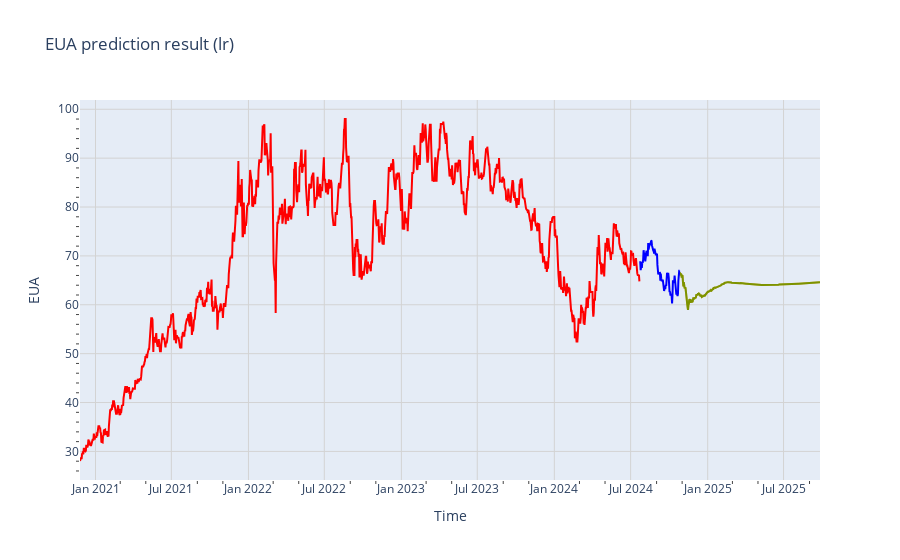
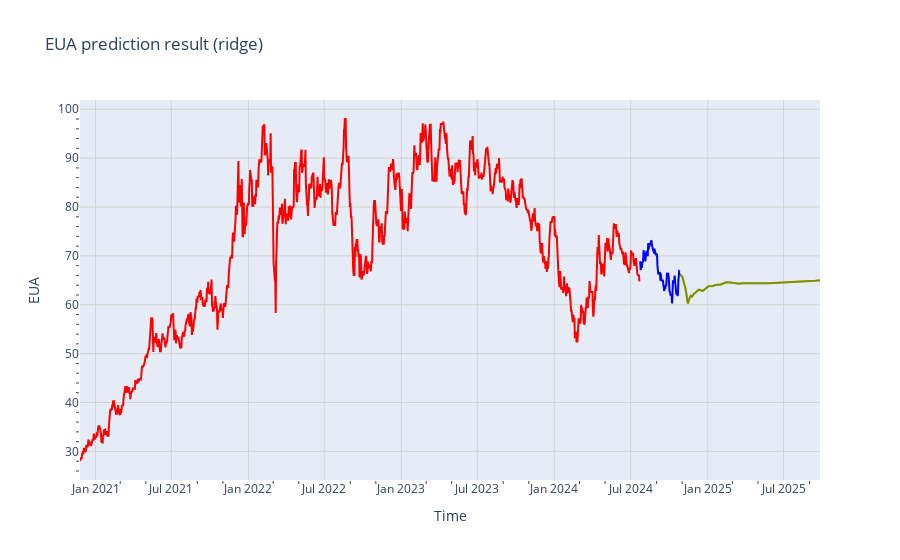
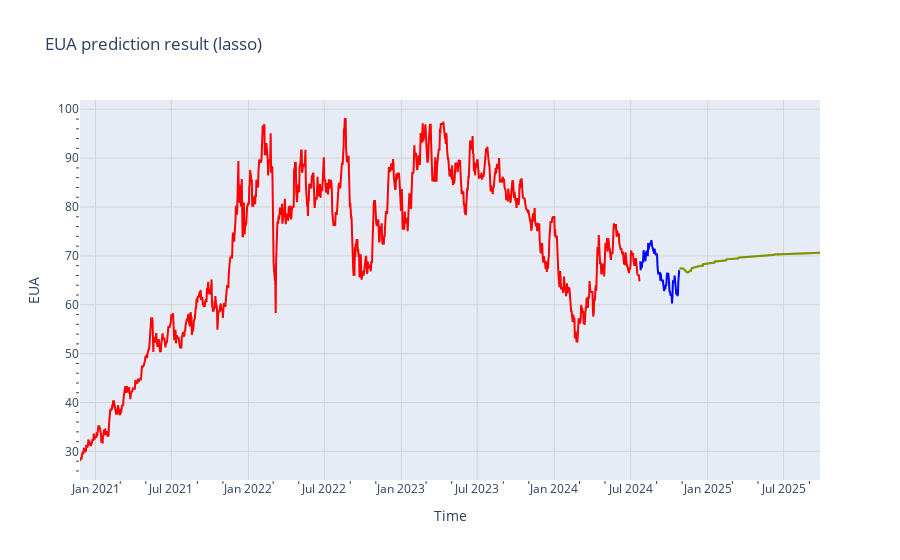
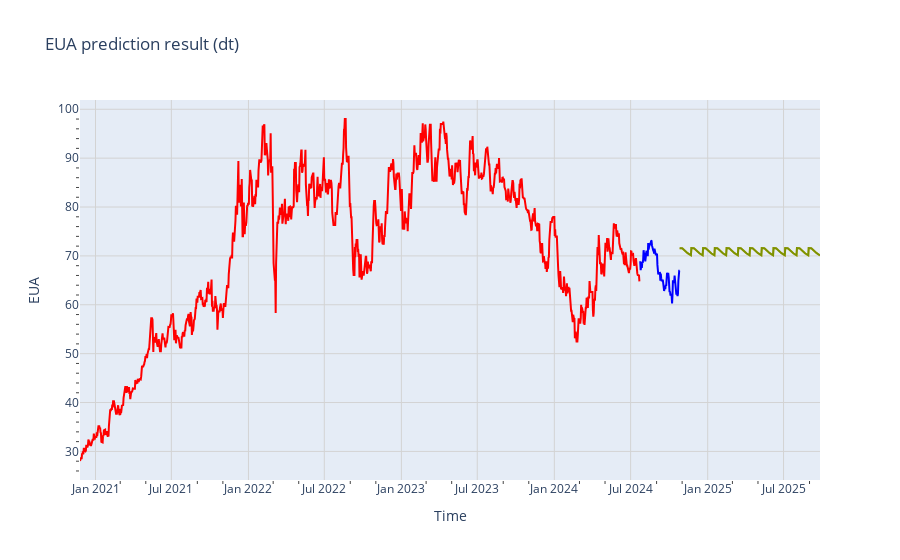

The code cell stored with these charts, in order, in its notebook:
### Code cell
for model_name in models.keys():
    with open(f'best_mutistep_{model_name}_model.skl', 'rb') as f :
        model = pickle.load(f)
    # prediction for train/validation data
    y_train_pred = model.predict(X_train)
    y_test_pred =  model.predict(X_test)

    y_test_preds = []
    for i in range(10):
        y_test_preds.append(model.predict(X_test))
        
    from script.post_processing import inverse_scaler_of_all_var
    y_train_pred = inverse_scaler_of_all_var(y_train_pred, scaler).reshape(-1,sequence_length,len(predictors_lst))
    y_test_pred  = inverse_scaler_of_all_var(y_test_pred, scaler).reshape(-1,sequence_length,len(predictors_lst))
    y_test_preds = [i.reshape(-1,sequence_length,len(predictors_lst)) for i in inverse_scaler_of_all_var(y_test_preds, scaler)]
    y_train_true = inverse_scaler_of_all_var(y_train, scaler).reshape(-1,sequence_length,len(predictors_lst))
    y_test_true  = inverse_scaler_of_all_var(y_test, scaler).reshape(-1,sequence_length,len(predictors_lst))

    # define start of train date and valid/train split date
    train_start_date =  df_all['Date'][0] + pd.to_timedelta(28, unit = 'day')
    train_test_split_date = pd.to_datetime(test_date)

    # from script.save_permformance import save_perform
    # save_perform(model_name, y_train_true, y_train_pred, y_test_true, y_test_pred)
    # visuals of train/validation data prediction (single prediction)
    from script.post_processing import visual_train_n_valid_data_performance
    visual_train_n_valid_data_performance(y_train_pred,y_test_pred, 
                                        train_start_date, train_test_split_date, df_all,
                                        figsize = (10,3),
                                        decoration = {'xlabel': 'Time', 
                                                        'ylabel':'EUA', 
                                                        'title':f'EUA prediction result ({model_name})',
                                                        'grid':'on'})

    # 2. add recursive scheme
    from script.post_processing import resursive_furture_prediction_in_sklearn
    future_price_ensemble, future_time = resursive_furture_prediction_in_sklearn(model, 
                                                                                y_test[-1],
                                                                                train_test_split_date = df_all['Date'].max(),
                                                                                num_of_ensemble = 1,
                                                                                scaler = scaler,
                                                                                df_all = df_all,
                                                                                flatten  = True)
    # from script.post_processing import visual_recursive_future_prediction_plotly
    # visual_recursive_future_prediction_plotly(future_time, future_price_ensemble,
    #                                     train_test_split_date,
    #                                     df_all,
                                            
    #                                         index_of_data= 0, # 0 is EUA price
    #                                         name_of_data = 'EUA',
    #                                         decoration = {'xlabel': 'Time', 
    #                                                         'ylabel':'EUA', 
    #                                                         'title':f'EUA prediction result ({model_name})',
    #                                                         'grid':'on'})
    from script.post_processing import visual_recursive_future_prediction
    for i, name in enumerate(['EUA','Oil', 'Coal','Power', 'GDP', 'S&P_clean',]):
        visual_recursive_future_prediction(future_time, future_price_ensemble,
                                        train_test_split_date,
                                        df_all,
                                            figsize = (10,3),
                                            index_of_data= i, # 0 is EUA price
                                            name_of_data = name,
                                            decoration = {'xlabel': 'Time', 
                                                            'ylabel':name, 
                                                            'title':f'{name} prediction result ({model_name})',
                                                            'grid':'on'})

### Figure 1 — Plotly figure (JSON) as saved in the notebook; plotly's stock layout.template omitted (floating-point values rounded to 4 significant figures; data arrays with more than 128 entries replaced by an {"elided": "..."} marker saying what was removed)
{"data": [{"line": {"color": "gray", "width": 1}, "mode": "lines", "opacity": 0.3, "showlegend": false, "type": "scatter", "x": {"elided": "336 str values"}, "y": {"elided": "336 float values"}}, {"line": {"color": "orange"}, "mode": "lines", "name": "P50", "type": "scatter", "x": {"elided": "336 str values"}, "y": {"elided": "336 float values"}}, {"line": {"color": "green"}, "mode": "lines", "name": "P10", "opacity": 0.3, "type": "scatter", "x": {"elided": "336 str values"}, "y": {"elided": "336 float values"}}, {"line": {"color": "green"}, "mode": "lines", "name": "P90", "opacity": 0.3, "type": "scatter", "x": {"elided": "336 str values"}, "y": {"elided": "336 float values"}}, {"line": {"color": "red"}, "mode": "lines", "name": "History (train)", "type": "scatter", "x": {"elided": "1336 str values"}, "y": {"elided": "1336 float values"}}, {"line": {"color": "blue"}, "mode": "lines", "name": "History (validation)", "type": "scatter", "x": ["2024-07-24T00:00:00", "2024-07-25T00:00:00", "2024-07-26T00:00:00", "2024-07-27T00:00:00", "2024-07-28T00:00:00", "2024-07-29T00:00:00", "2024-07-30T00:00:00", "2024-07-31T00:00:00", "2024-08-01T00:00:00", "2024-08-02T00:00:00", "2024-08-03T00:00:00", "2024-08-04T00:00:00", "2024-08-05T00:00:00", "2024-08-06T00:00:00", "2024-08-07T00:00:00", "2024-08-08T00:00:00", "2024-08-09T00:00:00", "2024-08-10T00:00:00", "2024-08-11T00:00:00", "2024-08-12T00:00:00", "2024-08-13T00:00:00", "2024-08-14T00:00:00", "2024-08-15T00:00:00", "2024-08-16T00:00:00", "2024-08-17T00:00:00", "2024-08-18T00:00:00", "2024-08-19T00:00:00", "2024-08-20T00:00:00", "2024-08-21T00:00:00", "2024-08-22T00:00:00", "2024-08-23T00:00:00", "2024-08-24T00:00:00", "2024-08-25T00:00:00", "2024-08-26T00:00:00", "2024-08-27T00:00:00", "2024-08-28T00:00:00", "2024-08-29T00:00:00", "2024-08-30T00:00:00", "2024-08-31T00:00:00", "2024-09-01T00:00:00", "2024-09-02T00:00:00", "2024-09-03T00:00:00", "2024-09-04T00:00:00", "2024-09-05T00:00:00", "2024-09-06T00:00:00", "2024-09-07T00:00:00", "2024-09-08T00:00:00", "2024-09-09T00:00:00", "2024-09-10T00:00:00", "2024-09-11T00:00:00", "2024-09-12T00:00:00", "2024-09-13T00:00:00", "2024-09-14T00:00:00", "2024-09-15T00:00:00", "2024-09-16T00:00:00", "2024-09-17T00:00:00", "2024-09-18T00:00:00", "2024-09-19T00:00:00", "2024-09-20T00:00:00", "2024-09-21T00:00:00", "2024-09-22T00:00:00", "2024-09-23T00:00:00", "2024-09-24T00:00:00", "2024-09-25T00:00:00", "2024-09-26T00:00:00", "2024-09-27T00:00:00", "2024-09-28T00:00:00", "2024-09-29T00:00:00", "2024-09-30T00:00:00", "2024-10-01T00:00:00", "2024-10-02T00:00:00", "2024-10-03T00:00:00", "2024-10-04T00:00:00", "2024-10-05T00:00:00", "2024-10-06T00:00:00", "2024-10-07T00:00:00", "2024-10-08T00:00:00", "2024-10-09T00:00:00", "2024-10-10T00:00:00", "2024-10-11T00:00:00", "2024-10-12T00:00:00", "2024-10-13T00:00:00", "2024-10-14T00:00:00", "2024-10-15T00:00:00", "2024-10-16T00:00:00", "2024-10-17T00:00:00", "2024-10-18T00:00:00", "2024-10-19T00:00:00", "2024-10-20T00:00:00", "2024-10-21T00:00:00", "2024-10-22T00:00:00", "2024-10-23T00:00:00", "2024-10-24T00:00:00", "2024-10-25T00:00:00", "2024-10-26T00:00:00"], "y": [68.9, 67.08, 67.71, 67.71, 67.71, 68.78, 68.58, 69.24, 71.17, 70.44, 70.44, 70.44, 68.86, 69.92, 70.57, 71.06, 70.14, 70.14, 70.14, 72.65, 71.29, 71.87, 72.11, 72.52, 72.52, 72.52, 73.14, 73.07, 72.14, 71.57, 71.13, 71.13, 71.13, 70.49, 71.49, 70.77, 71.06, 70.3, 70.3, 70.3, 70.43, 68.16, 67, 66.2, 66.5, 66.5, 66.5, 66.52, 64.92, 66.4, 65.45, 64.99, 64.99, 64.99, 64.99, 64.34, 63.7, 62.82, 63.39, 63.39, 63.39, 64.1, 63.87, 65.24, 66.52, 66.33, 66.33, 66.33, 65.56, 63.61, 62.6, 62.76, 62.05, 62.05, 62.05, 61.76, 60.29, 62.01, 65, 64.62, 64.62, 64.62, 65.97, 65.09, 63.03, 62.98, 62.28, 62.28, 62.28, 61.76, 62.25, 64.89, 66.63, 66.97, 66.97]}], "layout": {"showlegend": false, "title": {"text": "EUA prediction result (lr)"}, "xaxis": {"gridcolor": "lightgray", "minor": {"ticks": "outside"}, "showgrid": true, "title": {"text": "Time"}}, "yaxis": {"gridcolor": "lightgray", "minor": {"ticks": "outside"}, "showgrid": true, "title": {"text": "EUA"}}}}

### Figure 2 — Plotly figure (JSON) as saved in the notebook; plotly's stock layout.template omitted (floating-point values rounded to 4 significant figures; data arrays with more than 128 entries replaced by an {"elided": "..."} marker saying what was removed)
{"data": [{"line": {"color": "gray", "width": 1}, "mode": "lines", "opacity": 0.3, "showlegend": false, "type": "scatter", "x": {"elided": "336 str values"}, "y": {"elided": "336 float values"}}, {"line": {"color": "orange"}, "mode": "lines", "name": "P50", "type": "scatter", "x": {"elided": "336 str values"}, "y": {"elided": "336 float values"}}, {"line": {"color": "green"}, "mode": "lines", "name": "P10", "opacity": 0.3, "type": "scatter", "x": {"elided": "336 str values"}, "y": {"elided": "336 float values"}}, {"line": {"color": "green"}, "mode": "lines", "name": "P90", "opacity": 0.3, "type": "scatter", "x": {"elided": "336 str values"}, "y": {"elided": "336 float values"}}, {"line": {"color": "red"}, "mode": "lines", "name": "History (train)", "type": "scatter", "x": {"elided": "1336 str values"}, "y": {"elided": "1336 float values"}}, {"line": {"color": "blue"}, "mode": "lines", "name": "History (validation)", "type": "scatter", "x": ["2024-07-24T00:00:00", "2024-07-25T00:00:00", "2024-07-26T00:00:00", "2024-07-27T00:00:00", "2024-07-28T00:00:00", "2024-07-29T00:00:00", "2024-07-30T00:00:00", "2024-07-31T00:00:00", "2024-08-01T00:00:00", "2024-08-02T00:00:00", "2024-08-03T00:00:00", "2024-08-04T00:00:00", "2024-08-05T00:00:00", "2024-08-06T00:00:00", "2024-08-07T00:00:00", "2024-08-08T00:00:00", "2024-08-09T00:00:00", "2024-08-10T00:00:00", "2024-08-11T00:00:00", "2024-08-12T00:00:00", "2024-08-13T00:00:00", "2024-08-14T00:00:00", "2024-08-15T00:00:00", "2024-08-16T00:00:00", "2024-08-17T00:00:00", "2024-08-18T00:00:00", "2024-08-19T00:00:00", "2024-08-20T00:00:00", "2024-08-21T00:00:00", "2024-08-22T00:00:00", "2024-08-23T00:00:00", "2024-08-24T00:00:00", "2024-08-25T00:00:00", "2024-08-26T00:00:00", "2024-08-27T00:00:00", "2024-08-28T00:00:00", "2024-08-29T00:00:00", "2024-08-30T00:00:00", "2024-08-31T00:00:00", "2024-09-01T00:00:00", "2024-09-02T00:00:00", "2024-09-03T00:00:00", "2024-09-04T00:00:00", "2024-09-05T00:00:00", "2024-09-06T00:00:00", "2024-09-07T00:00:00", "2024-09-08T00:00:00", "2024-09-09T00:00:00", "2024-09-10T00:00:00", "2024-09-11T00:00:00", "2024-09-12T00:00:00", "2024-09-13T00:00:00", "2024-09-14T00:00:00", "2024-09-15T00:00:00", "2024-09-16T00:00:00", "2024-09-17T00:00:00", "2024-09-18T00:00:00", "2024-09-19T00:00:00", "2024-09-20T00:00:00", "2024-09-21T00:00:00", "2024-09-22T00:00:00", "2024-09-23T00:00:00", "2024-09-24T00:00:00", "2024-09-25T00:00:00", "2024-09-26T00:00:00", "2024-09-27T00:00:00", "2024-09-28T00:00:00", "2024-09-29T00:00:00", "2024-09-30T00:00:00", "2024-10-01T00:00:00", "2024-10-02T00:00:00", "2024-10-03T00:00:00", "2024-10-04T00:00:00", "2024-10-05T00:00:00", "2024-10-06T00:00:00", "2024-10-07T00:00:00", "2024-10-08T00:00:00", "2024-10-09T00:00:00", "2024-10-10T00:00:00", "2024-10-11T00:00:00", "2024-10-12T00:00:00", "2024-10-13T00:00:00", "2024-10-14T00:00:00", "2024-10-15T00:00:00", "2024-10-16T00:00:00", "2024-10-17T00:00:00", "2024-10-18T00:00:00", "2024-10-19T00:00:00", "2024-10-20T00:00:00", "2024-10-21T00:00:00", "2024-10-22T00:00:00", "2024-10-23T00:00:00", "2024-10-24T00:00:00", "2024-10-25T00:00:00", "2024-10-26T00:00:00"], "y": [68.9, 67.08, 67.71, 67.71, 67.71, 68.78, 68.58, 69.24, 71.17, 70.44, 70.44, 70.44, 68.86, 69.92, 70.57, 71.06, 70.14, 70.14, 70.14, 72.65, 71.29, 71.87, 72.11, 72.52, 72.52, 72.52, 73.14, 73.07, 72.14, 71.57, 71.13, 71.13, 71.13, 70.49, 71.49, 70.77, 71.06, 70.3, 70.3, 70.3, 70.43, 68.16, 67, 66.2, 66.5, 66.5, 66.5, 66.52, 64.92, 66.4, 65.45, 64.99, 64.99, 64.99, 64.99, 64.34, 63.7, 62.82, 63.39, 63.39, 63.39, 64.1, 63.87, 65.24, 66.52, 66.33, 66.33, 66.33, 65.56, 63.61, 62.6, 62.76, 62.05, 62.05, 62.05, 61.76, 60.29, 62.01, 65, 64.62, 64.62, 64.62, 65.97, 65.09, 63.03, 62.98, 62.28, 62.28, 62.28, 61.76, 62.25, 64.89, 66.63, 66.97, 66.97]}], "layout": {"showlegend": false, "title": {"text": "EUA prediction result (ridge)"}, "xaxis": {"gridcolor": "lightgray", "minor": {"ticks": "outside"}, "showgrid": true, "title": {"text": "Time"}}, "yaxis": {"gridcolor": "lightgray", "minor": {"ticks": "outside"}, "showgrid": true, "title": {"text": "EUA"}}}}

### Figure 3 — Plotly figure (JSON) as saved in the notebook; plotly's stock layout.template omitted (floating-point values rounded to 4 significant figures; data arrays with more than 128 entries replaced by an {"elided": "..."} marker saying what was removed)
{"data": [{"line": {"color": "gray", "width": 1}, "mode": "lines", "opacity": 0.3, "showlegend": false, "type": "scatter", "x": {"elided": "336 str values"}, "y": {"elided": "336 float values"}}, {"line": {"color": "orange"}, "mode": "lines", "name": "P50", "type": "scatter", "x": {"elided": "336 str values"}, "y": {"elided": "336 float values"}}, {"line": {"color": "green"}, "mode": "lines", "name": "P10", "opacity": 0.3, "type": "scatter", "x": {"elided": "336 str values"}, "y": {"elided": "336 float values"}}, {"line": {"color": "green"}, "mode": "lines", "name": "P90", "opacity": 0.3, "type": "scatter", "x": {"elided": "336 str values"}, "y": {"elided": "336 float values"}}, {"line": {"color": "red"}, "mode": "lines", "name": "History (train)", "type": "scatter", "x": {"elided": "1336 str values"}, "y": {"elided": "1336 float values"}}, {"line": {"color": "blue"}, "mode": "lines", "name": "History (validation)", "type": "scatter", "x": ["2024-07-24T00:00:00", "2024-07-25T00:00:00", "2024-07-26T00:00:00", "2024-07-27T00:00:00", "2024-07-28T00:00:00", "2024-07-29T00:00:00", "2024-07-30T00:00:00", "2024-07-31T00:00:00", "2024-08-01T00:00:00", "2024-08-02T00:00:00", "2024-08-03T00:00:00", "2024-08-04T00:00:00", "2024-08-05T00:00:00", "2024-08-06T00:00:00", "2024-08-07T00:00:00", "2024-08-08T00:00:00", "2024-08-09T00:00:00", "2024-08-10T00:00:00", "2024-08-11T00:00:00", "2024-08-12T00:00:00", "2024-08-13T00:00:00", "2024-08-14T00:00:00", "2024-08-15T00:00:00", "2024-08-16T00:00:00", "2024-08-17T00:00:00", "2024-08-18T00:00:00", "2024-08-19T00:00:00", "2024-08-20T00:00:00", "2024-08-21T00:00:00", "2024-08-22T00:00:00", "2024-08-23T00:00:00", "2024-08-24T00:00:00", "2024-08-25T00:00:00", "2024-08-26T00:00:00", "2024-08-27T00:00:00", "2024-08-28T00:00:00", "2024-08-29T00:00:00", "2024-08-30T00:00:00", "2024-08-31T00:00:00", "2024-09-01T00:00:00", "2024-09-02T00:00:00", "2024-09-03T00:00:00", "2024-09-04T00:00:00", "2024-09-05T00:00:00", "2024-09-06T00:00:00", "2024-09-07T00:00:00", "2024-09-08T00:00:00", "2024-09-09T00:00:00", "2024-09-10T00:00:00", "2024-09-11T00:00:00", "2024-09-12T00:00:00", "2024-09-13T00:00:00", "2024-09-14T00:00:00", "2024-09-15T00:00:00", "2024-09-16T00:00:00", "2024-09-17T00:00:00", "2024-09-18T00:00:00", "2024-09-19T00:00:00", "2024-09-20T00:00:00", "2024-09-21T00:00:00", "2024-09-22T00:00:00", "2024-09-23T00:00:00", "2024-09-24T00:00:00", "2024-09-25T00:00:00", "2024-09-26T00:00:00", "2024-09-27T00:00:00", "2024-09-28T00:00:00", "2024-09-29T00:00:00", "2024-09-30T00:00:00", "2024-10-01T00:00:00", "2024-10-02T00:00:00", "2024-10-03T00:00:00", "2024-10-04T00:00:00", "2024-10-05T00:00:00", "2024-10-06T00:00:00", "2024-10-07T00:00:00", "2024-10-08T00:00:00", "2024-10-09T00:00:00", "2024-10-10T00:00:00", "2024-10-11T00:00:00", "2024-10-12T00:00:00", "2024-10-13T00:00:00", "2024-10-14T00:00:00", "2024-10-15T00:00:00", "2024-10-16T00:00:00", "2024-10-17T00:00:00", "2024-10-18T00:00:00", "2024-10-19T00:00:00", "2024-10-20T00:00:00", "2024-10-21T00:00:00", "2024-10-22T00:00:00", "2024-10-23T00:00:00", "2024-10-24T00:00:00", "2024-10-25T00:00:00", "2024-10-26T00:00:00"], "y": [68.9, 67.08, 67.71, 67.71, 67.71, 68.78, 68.58, 69.24, 71.17, 70.44, 70.44, 70.44, 68.86, 69.92, 70.57, 71.06, 70.14, 70.14, 70.14, 72.65, 71.29, 71.87, 72.11, 72.52, 72.52, 72.52, 73.14, 73.07, 72.14, 71.57, 71.13, 71.13, 71.13, 70.49, 71.49, 70.77, 71.06, 70.3, 70.3, 70.3, 70.43, 68.16, 67, 66.2, 66.5, 66.5, 66.5, 66.52, 64.92, 66.4, 65.45, 64.99, 64.99, 64.99, 64.99, 64.34, 63.7, 62.82, 63.39, 63.39, 63.39, 64.1, 63.87, 65.24, 66.52, 66.33, 66.33, 66.33, 65.56, 63.61, 62.6, 62.76, 62.05, 62.05, 62.05, 61.76, 60.29, 62.01, 65, 64.62, 64.62, 64.62, 65.97, 65.09, 63.03, 62.98, 62.28, 62.28, 62.28, 61.76, 62.25, 64.89, 66.63, 66.97, 66.97]}], "layout": {"showlegend": false, "title": {"text": "EUA prediction result (lasso)"}, "xaxis": {"gridcolor": "lightgray", "minor": {"ticks": "outside"}, "showgrid": true, "title": {"text": "Time"}}, "yaxis": {"gridcolor": "lightgray", "minor": {"ticks": "outside"}, "showgrid": true, "title": {"text": "EUA"}}}}

### Figure 4 — Plotly figure (JSON) as saved in the notebook; plotly's stock layout.template omitted (floating-point values rounded to 4 significant figures; data arrays with more than 128 entries replaced by an {"elided": "..."} marker saying what was removed)
{"data": [{"line": {"color": "gray", "width": 1}, "mode": "lines", "opacity": 0.3, "showlegend": false, "type": "scatter", "x": {"elided": "336 str values"}, "y": {"elided": "336 float values"}}, {"line": {"color": "orange"}, "mode": "lines", "name": "P50", "type": "scatter", "x": {"elided": "336 str values"}, "y": {"elided": "336 float values"}}, {"line": {"color": "green"}, "mode": "lines", "name": "P10", "opacity": 0.3, "type": "scatter", "x": {"elided": "336 str values"}, "y": {"elided": "336 float values"}}, {"line": {"color": "green"}, "mode": "lines", "name": "P90", "opacity": 0.3, "type": "scatter", "x": {"elided": "336 str values"}, "y": {"elided": "336 float values"}}, {"line": {"color": "red"}, "mode": "lines", "name": "History (train)", "type": "scatter", "x": {"elided": "1336 str values"}, "y": {"elided": "1336 float values"}}, {"line": {"color": "blue"}, "mode": "lines", "name": "History (validation)", "type": "scatter", "x": ["2024-07-24T00:00:00", "2024-07-25T00:00:00", "2024-07-26T00:00:00", "2024-07-27T00:00:00", "2024-07-28T00:00:00", "2024-07-29T00:00:00", "2024-07-30T00:00:00", "2024-07-31T00:00:00", "2024-08-01T00:00:00", "2024-08-02T00:00:00", "2024-08-03T00:00:00", "2024-08-04T00:00:00", "2024-08-05T00:00:00", "2024-08-06T00:00:00", "2024-08-07T00:00:00", "2024-08-08T00:00:00", "2024-08-09T00:00:00", "2024-08-10T00:00:00", "2024-08-11T00:00:00", "2024-08-12T00:00:00", "2024-08-13T00:00:00", "2024-08-14T00:00:00", "2024-08-15T00:00:00", "2024-08-16T00:00:00", "2024-08-17T00:00:00", "2024-08-18T00:00:00", "2024-08-19T00:00:00", "2024-08-20T00:00:00", "2024-08-21T00:00:00", "2024-08-22T00:00:00", "2024-08-23T00:00:00", "2024-08-24T00:00:00", "2024-08-25T00:00:00", "2024-08-26T00:00:00", "2024-08-27T00:00:00", "2024-08-28T00:00:00", "2024-08-29T00:00:00", "2024-08-30T00:00:00", "2024-08-31T00:00:00", "2024-09-01T00:00:00", "2024-09-02T00:00:00", "2024-09-03T00:00:00", "2024-09-04T00:00:00", "2024-09-05T00:00:00", "2024-09-06T00:00:00", "2024-09-07T00:00:00", "2024-09-08T00:00:00", "2024-09-09T00:00:00", "2024-09-10T00:00:00", "2024-09-11T00:00:00", "2024-09-12T00:00:00", "2024-09-13T00:00:00", "2024-09-14T00:00:00", "2024-09-15T00:00:00", "2024-09-16T00:00:00", "2024-09-17T00:00:00", "2024-09-18T00:00:00", "2024-09-19T00:00:00", "2024-09-20T00:00:00", "2024-09-21T00:00:00", "2024-09-22T00:00:00", "2024-09-23T00:00:00", "2024-09-24T00:00:00", "2024-09-25T00:00:00", "2024-09-26T00:00:00", "2024-09-27T00:00:00", "2024-09-28T00:00:00", "2024-09-29T00:00:00", "2024-09-30T00:00:00", "2024-10-01T00:00:00", "2024-10-02T00:00:00", "2024-10-03T00:00:00", "2024-10-04T00:00:00", "2024-10-05T00:00:00", "2024-10-06T00:00:00", "2024-10-07T00:00:00", "2024-10-08T00:00:00", "2024-10-09T00:00:00", "2024-10-10T00:00:00", "2024-10-11T00:00:00", "2024-10-12T00:00:00", "2024-10-13T00:00:00", "2024-10-14T00:00:00", "2024-10-15T00:00:00", "2024-10-16T00:00:00", "2024-10-17T00:00:00", "2024-10-18T00:00:00", "2024-10-19T00:00:00", "2024-10-20T00:00:00", "2024-10-21T00:00:00", "2024-10-22T00:00:00", "2024-10-23T00:00:00", "2024-10-24T00:00:00", "2024-10-25T00:00:00", "2024-10-26T00:00:00"], "y": [68.9, 67.08, 67.71, 67.71, 67.71, 68.78, 68.58, 69.24, 71.17, 70.44, 70.44, 70.44, 68.86, 69.92, 70.57, 71.06, 70.14, 70.14, 70.14, 72.65, 71.29, 71.87, 72.11, 72.52, 72.52, 72.52, 73.14, 73.07, 72.14, 71.57, 71.13, 71.13, 71.13, 70.49, 71.49, 70.77, 71.06, 70.3, 70.3, 70.3, 70.43, 68.16, 67, 66.2, 66.5, 66.5, 66.5, 66.52, 64.92, 66.4, 65.45, 64.99, 64.99, 64.99, 64.99, 64.34, 63.7, 62.82, 63.39, 63.39, 63.39, 64.1, 63.87, 65.24, 66.52, 66.33, 66.33, 66.33, 65.56, 63.61, 62.6, 62.76, 62.05, 62.05, 62.05, 61.76, 60.29, 62.01, 65, 64.62, 64.62, 64.62, 65.97, 65.09, 63.03, 62.98, 62.28, 62.28, 62.28, 61.76, 62.25, 64.89, 66.63, 66.97, 66.97]}], "layout": {"showlegend": false, "title": {"text": "EUA prediction result (dt)"}, "xaxis": {"gridcolor": "lightgray", "minor": {"ticks": "outside"}, "showgrid": true, "title": {"text": "Time"}}, "yaxis": {"gridcolor": "lightgray", "minor": {"ticks": "outside"}, "showgrid": true, "title": {"text": "EUA"}}}}
